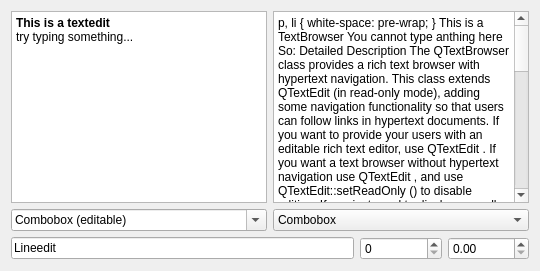
     <widget class="QWidget" name="tab_2">
      <attribute name="title">
       <string>Input</string>
      </attribute>
      <layout class="QGridLayout">
       <item row="0" column="0">
        <widget class="QTextEdit" name="textEdit">
         <property name="html">
          <string>&lt;!DOCTYPE HTML PUBLIC &quot;-//W3C//DTD HTML 4.0//EN&quot; &quot;http://www.w3.org/TR/REC-html40/strict.dtd&quot;&gt;
&lt;html&gt;&lt;head&gt;&lt;meta name=&quot;qrichtext&quot; content=&quot;1&quot; /&gt;&lt;style type=&quot;text/css&quot;&gt;
p, li { white-space: pre-wrap; }
&lt;/style&gt;&lt;/head&gt;&lt;body style=&quot; font-family:'Droid Sans'; font-size:9pt; font-weight:400; font-style:normal;&quot;&gt;
&lt;p style=&quot; margin-top:0px; margin-bottom:0px; margin-left:0px; margin-right:0px; -qt-block-indent:0; text-indent:0px;&quot;&gt;&lt;span style=&quot; font-family:'DejaVu Sans Condensed'; font-weight:600;&quot;&gt;This is a textedit&lt;/span&gt;&lt;/p&gt;
&lt;p style=&quot; margin-top:0px; margin-bottom:0px; margin-left:0px; margin-right:0px; -qt-block-indent:0; text-indent:0px;&quot;&gt;&lt;span style=&quot; font-family:'DejaVu Sans Condensed';&quot;&gt;try typing something...&lt;/span&gt;&lt;/p&gt;&lt;/body&gt;&lt;/html&gt;</string>
         </property>
        </widget>
       </item>
       <item row="0" column="1" colspan="3">
        <widget class="QTextBrowser" name="textBrowser">
         <property name="html">
          <string>&lt;!DOCTYPE HTML PUBLIC &quot;-//W3C//DTD HTML 4.0//EN&quot; &quot;http://www.w3.org/TR/REC-html40/strict.dtd&quot;&gt;
&lt;html&gt;&lt;head&gt;&lt;meta name=&quot;qrichtext&quot; content=&quot;1&quot; /&gt;&lt;style type=&quot;text/css&quot;&gt;
p, li { white-space: pre-wrap; }
&lt;/style&gt;&lt;/head&gt;&lt;body style=&quot; font-family:'Droid Sans'; font-size:9pt; font-weight:400; font-style:normal;&quot;&gt;
&lt;p style=&quot; margin-top:0px; margin-bottom:0px; margin-left:0px; margin-right:0px; -qt-block-indent:0; text-indent:0px;&quot;&gt;&lt;span style=&quot; font-family:'DejaVu Sans Condensed'; font-weight:600; text-decoration: underline;&quot;&gt;This is a TextBrowser&lt;/span&gt;&lt;/p&gt;
&lt;p style=&quot; margin-top:0px; margin-bottom:0px; margin-left:0px; margin-right:0px; -qt-block-indent:0; text-indent:0px;&quot;&gt;&lt;span style=&quot; font-family:'DejaVu Sans Condensed'; font-style:italic;&quot;&gt;You cannot type anthing here&lt;/span&gt;&lt;/p&gt;
&lt;p style=&quot;-qt-paragraph-type:empty; margin-top:0px; margin-bottom:0px; margin-left:0px; margin-right:0px; -qt-block-indent:0; text-indent:0px; font-family:'DejaVu Sans Condensed';&quot;&gt;&lt;br /&gt;&lt;/p&gt;
&lt;p style=&quot; margin-top:0px; margin-bottom:0px; margin-left:0px; margin-right:0px; -qt-block-indent:0; text-indent:0px;&quot;&gt;&lt;span style=&quot; font-family:'DejaVu Sans Condensed';&quot;&gt;So:&lt;/span&gt;&lt;/p&gt;
&lt;p style=&quot; margin-top:0px; margin-bottom:0px; margin-left:0px; margin-right:0px; -qt-block-indent:0; text-indent:0px;&quot;&gt;&lt;span style=&quot; font-family:'DejaVu Sans Condensed'; font-weight:600; &quot;&gt;Detailed Description&lt;/span&gt;&lt;/p&gt;
&lt;p style=&quot; margin:12px; margin-left:0px; margin-right:0px; -qt-block-indent:0; text-indent:0px;&quot;&gt;&lt;span style=&quot; font-family:'DejaVu Sans Condensed'; &quot;&gt;The QTextBrowser class provides a rich text browser with hypertext navigation.&lt;/span&gt;&lt;/p&gt;
&lt;p style=&quot; margin:12px; margin-left:0px; margin-right:0px; -qt-block-indent:0; text-indent:0px;&quot;&gt;&lt;span style=&quot; font-family:'DejaVu Sans Condensed'; &quot;&gt;This class extends &lt;/span&gt;&lt;a href=&quot;qtextedit.html&quot;&gt;&lt;span style=&quot; font-family:'DejaVu Sans Condensed'; text-decoration: underline; color:#004faf;&quot;&gt;QTextEdit&lt;/span&gt;&lt;/a&gt;&lt;span style=&quot; font-family:'DejaVu Sans Condensed'; &quot;&gt; (in read-only mode), adding some navigation functionality so that users can follow links in hypertext documents.&lt;/span&gt;&lt;/p&gt;
&lt;p style=&quot; margin:12px; margin-left:0px; margin-right:0px; -qt-block-indent:0; text-indent:0px;&quot;&gt;&lt;span style=&quot; font-family:'DejaVu Sans Condensed'; &quot;&gt;If you want to provide your users with an editable rich text editor, use &lt;/span&gt;&lt;a href=&quot;qtextedit.html&quot;&gt;&lt;span style=&quot; font-family:'DejaVu Sans Condensed'; text-decoration: underline; color:#004faf;&quot;&gt;QTextEdit&lt;/span&gt;&lt;/a&gt;&lt;span style=&quot; font-family:'DejaVu Sans Condensed'; &quot;&gt;. If you want a text browser without hypertext navigation use &lt;/span&gt;&lt;a href=&quot;qtextedit.html&quot;&gt;&lt;span style=&quot; font-family:'DejaVu Sans Condensed'; text-decoration: underline; color:#004faf;&quot;&gt;QTextEdit&lt;/span&gt;&lt;/a&gt;&lt;span style=&quot; font-family:'DejaVu Sans Condensed'; &quot;&gt;, and use &lt;/span&gt;&lt;a href=&quot;qtextedit.html#readOnly-prop&quot;&gt;&lt;span style=&quot; font-
family:'DejaVu Sans Condensed'; text-decoration: underline; color:#004faf;&quot;&gt;QTextEdit::setReadOnly&lt;/span&gt;&lt;/a&gt;&lt;span style=&quot; font-family:'DejaVu Sans Condensed'; &quot;&gt;() to disable editing. If you just need to display a small piece of rich text use &lt;/span&gt;&lt;a href=&quot;qlabel.html&quot;&gt;&lt;span style=&quot; font-family:'DejaVu Sans Condensed'; text-decoration: underline; color:#004faf;&quot;&gt;QLabel&lt;/span&gt;&lt;/a&gt;&lt;span style=&quot; font-family:'DejaVu Sans Condensed'; &quot;&gt;.&lt;/span&gt;&lt;a name=&quot;document-source-and-contents&quot;&gt;&lt;/a&gt;&lt;span style=&quot; font-family:'DejaVu Sans Condensed'; &quot;&gt; &lt;/span&gt;&lt;/p&gt;
&lt;p style=&quot; margin-top:14px; margin-bottom:12px; margin-left:0px; margin-right:0px; -qt-block-indent:0; text-indent:0px;&quot;&gt;&lt;span style=&quot; font-family:'DejaVu Sans Condensed'; font-weight:600; &quot;&gt;Document Source and Contents&lt;/span&gt;&lt;/p&gt;
&lt;p style=&quot; margin:12px; margin-left:0px; margin-right:0px; -qt-block-indent:0; text-indent:0px;&quot;&gt;&lt;span style=&quot; font-family:'DejaVu Sans Condensed'; &quot;&gt;The contents of &lt;/span&gt;&lt;a href=&quot;qtextedit.html&quot;&gt;&lt;span style=&quot; font-family:'DejaVu Sans Condensed'; text-decoration: underline; color:#004faf;&quot;&gt;QTextEdit&lt;/span&gt;&lt;/a&gt;&lt;span style=&quot; font-family:'DejaVu Sans Condensed'; &quot;&gt; are set with &lt;/span&gt;&lt;a href=&quot;qtextedit.html#html-prop&quot;&gt;&lt;span style=&quot; font-family:'DejaVu Sans Condensed'; text-decoration: underline; color:#004faf;&quot;&gt;setHtml&lt;/span&gt;&lt;/a&gt;&lt;span style=&quot; font-family:'DejaVu Sans Condensed'; &quot;&gt;() or &lt;/span&gt;&lt;a href=&quot;qtextedit.html#plainText-prop&quot;&gt;&lt;span style=&quot; font-family:'DejaVu Sans Condensed'; text-decoration: underline; color:#004faf;&quot;&gt;setPlainText&lt;/
span&gt;&lt;/a&gt;&lt;span style=&quot; font-family:'DejaVu Sans Condensed'; &quot;&gt;(), but QTextBrowser also implements the &lt;/span&gt;&lt;a href=&quot;qtextbrowser.html#source-prop&quot;&gt;&lt;span style=&quot; font-family:'DejaVu Sans Condensed'; text-decoration: underline; color:#004faf;&quot;&gt;setSource&lt;/span&gt;&lt;/a&gt;&lt;span style=&quot; font-family:'DejaVu Sans Condensed'; &quot;&gt;() function, making it possible to use a named document as the source text. The name is looked up in a list of search paths and in the directory of the current document factory.&lt;/span&gt;&lt;/p&gt;
&lt;p style=&quot; margin:12px; margin-left:0px; margin-right:0px; -qt-block-indent:0; text-indent:0px;&quot;&gt;&lt;span style=&quot; font-family:'DejaVu Sans Condensed'; &quot;&gt;If a document name ends with an anchor (for example, &amp;quot;&lt;/span&gt;&lt;span style=&quot; font-family:'Courier New,courier'; &quot;&gt;#anchor&amp;quot;&lt;/span&gt;&lt;span style=&quot; font-family:'DejaVu Sans Condensed'; &quot;&gt;), the text browser automatically scrolls to that position (using &lt;/span&gt;&lt;a href=&quot;qtextedit.html#scrollToAnchor&quot;&gt;&lt;span style=&quot; font-family:'DejaVu Sans Condensed'; text-decoration: underline; color:#004faf;&quot;&gt;scrollToAnchor&lt;/span&gt;&lt;/a&gt;&lt;span style=&quot; font-family:'DejaVu Sans Condensed'; &quot;&gt;()). When the user clicks on a hyperlink, the browser will call &lt;/span&gt;&lt;a href=&quot;qtextbrowser.html#source-prop&quot;&gt;&lt;span style=&quot; font-family:'
DejaVu Sans Condensed'; text-decoration: underline; color:#004faf;&quot;&gt;setSource&lt;/span&gt;&lt;/a&gt;&lt;span style=&quot; font-family:'DejaVu Sans Condensed'; &quot;&gt;() itself with the link's &lt;/span&gt;&lt;span style=&quot; font-family:'Courier New,courier'; &quot;&gt;href&lt;/span&gt;&lt;span style=&quot; font-family:'DejaVu Sans Condensed'; &quot;&gt; value as argument. You can track the current source by connecting to the &lt;/span&gt;&lt;a href=&quot;qtextbrowser.html#sourceChanged&quot;&gt;&lt;span style=&quot; font-family:'DejaVu Sans Condensed'; text-decoration: underline; color:#004faf;&quot;&gt;sourceChanged&lt;/span&gt;&lt;/a&gt;&lt;span style=&quot; font-family:'DejaVu Sans Condensed'; &quot;&gt;() signal.&lt;/span&gt;&lt;a name=&quot;navigation&quot;&gt;&lt;/a&gt;&lt;span style=&quot; font-family:'DejaVu Sans Condensed'; &quot;&gt; &lt;/span&gt;&lt;/p&gt;
&lt;p style=&quot; margin-top:14px; margin-bottom:12px; margin-left:0px; margin-right:0px; -qt-block-indent:0; text-indent:0px;&quot;&gt;&lt;span style=&quot; font-family:'DejaVu Sans Condensed'; font-weight:600; &quot;&gt;Navigation&lt;/span&gt;&lt;/p&gt;
&lt;p style=&quot; margin:12px; margin-left:0px; margin-right:0px; -qt-block-indent:0; text-indent:0px;&quot;&gt;&lt;span style=&quot; font-family:'DejaVu Sans Condensed'; &quot;&gt;QTextBrowser provides &lt;/span&gt;&lt;a href=&quot;qtextbrowser.html#backward&quot;&gt;&lt;span style=&quot; font-family:'DejaVu Sans Condensed'; text-decoration: underline; color:#004faf;&quot;&gt;backward&lt;/span&gt;&lt;/a&gt;&lt;span style=&quot; font-family:'DejaVu Sans Condensed'; &quot;&gt;() and &lt;/span&gt;&lt;a href=&quot;qtextbrowser.html#forward&quot;&gt;&lt;span style=&quot; font-family:'DejaVu Sans Condensed'; text-decoration: underline; color:#004faf;&quot;&gt;forward&lt;/span&gt;&lt;/a&gt;&lt;span style=&quot; font-family:'DejaVu Sans Condensed'; &quot;&gt;() slots which you can use to implement Back and Forward buttons. The &lt;/span&gt;&lt;a href=&quot;qtextbrowser.html#home&quot;&gt;&lt;span style=&quot; font-family:'DejaVu Sans Condensed';
text-decoration: underline; color:#004faf;&quot;&gt;home&lt;/span&gt;&lt;/a&gt;&lt;span style=&quot; font-family:'DejaVu Sans Condensed'; &quot;&gt;() slot sets the text to the very first document displayed. The &lt;/span&gt;&lt;a href=&quot;qtextbrowser.html#anchorClicked&quot;&gt;&lt;span style=&quot; font-family:'DejaVu Sans Condensed'; text-decoration: underline; color:#004faf;&quot;&gt;anchorClicked&lt;/span&gt;&lt;/a&gt;&lt;span style=&quot; font-family:'DejaVu Sans Condensed'; &quot;&gt;() signal is emitted when the user clicks an anchor. To override the default navigation behavior of the browser, call the &lt;/span&gt;&lt;a href=&quot;qtextbrowser.html#source-prop&quot;&gt;&lt;span style=&quot; font-family:'DejaVu Sans Condensed'; text-decoration: underline; color:#004faf;&quot;&gt;setSource&lt;/span&gt;&lt;/a&gt;&lt;span style=&quot; font-family:'DejaVu Sans Condensed'; &quot;&gt;() function to supply new document text in a slot connected to this signal.&lt;/
span&gt;&lt;/p&gt;
&lt;p style=&quot; margin:12px; margin-left:0px; margin-right:0px; -qt-block-indent:0; text-indent:0px;&quot;&gt;&lt;span style=&quot; font-family:'DejaVu Sans Condensed'; &quot;&gt;If you want to load documents stored in the Qt resource system use &lt;/span&gt;&lt;span style=&quot; font-family:'Courier New,courier'; &quot;&gt;qrc&lt;/span&gt;&lt;span style=&quot; font-family:'DejaVu Sans Condensed'; &quot;&gt; as the scheme in the URL to load. For example, for the document resource path &lt;/span&gt;&lt;span style=&quot; font-family:'Courier New,courier'; &quot;&gt;:/docs/index.html&lt;/span&gt;&lt;span style=&quot; font-family:'DejaVu Sans Condensed'; &quot;&gt; use &lt;/span&gt;&lt;span style=&quot; font-family:'Courier New,courier'; &quot;&gt;qrc:/docs/index.html&lt;/span&gt;&lt;span style=&quot; font-family:'DejaVu Sans Condensed'; &quot;&gt; as the URL with &lt;/span&gt;&lt;a href=&quot;qtextbrowser.html#source-prop&quot;&gt;&lt;span style=&quot; font-family:'DejaVu Sans Condensed'; text-decoration: underline; color:#004faf;&quot;&gt;setSource&lt;/span&gt;&lt;/a&gt;&lt;span style=&quot; font-family:'DejaVu Sans Condensed'; &quot;&gt;().&lt;/span&gt;&lt;/p&gt;
&lt;p style=&quot; margin:12px; margin-left:0px; margin-right:0px; -qt-block-indent:0; text-indent:0px;&quot;&gt;&lt;span style=&quot; font-family:'DejaVu Sans Condensed'; &quot;&gt;See also &lt;/span&gt;&lt;a href=&quot;qtextedit.html&quot;&gt;&lt;span style=&quot; font-family:'DejaVu Sans Condensed'; text-decoration: underline; color:#004faf;&quot;&gt;QTextEdit&lt;/span&gt;&lt;/a&gt;&lt;span style=&quot; font-family:'DejaVu Sans Condensed'; &quot;&gt; and &lt;/span&gt;&lt;a href=&quot;qtextdocument.html&quot;&gt;&lt;span style=&quot; font-family:'DejaVu Sans Condensed'; text-decoration: underline; color:#004faf;&quot;&gt;QTextDocument&lt;/span&gt;&lt;/a&gt;&lt;/p&gt;&lt;/body&gt;&lt;/html&gt;</string>
         </property>
        </widget>
       </item>
       <item row="1" column="0">
        <widget class="QComboBox" name="comboBox">
         <property name="editable">
          <bool>true</bool>
         </property>
         <item>
          <property name="text">
           <string>Combobox (editable)</string>
          </property>
         </item>
         <item>
          <property name="text">
           <string>Neues Element</string>
          </property>
         </item>
        </widget>
       </item>
       <item row="1" column="1" colspan="3">
        <widget class="QComboBox" name="comboBox_2">
         <item>
          <property name="text">
           <string>Combobox</string>
          </property>
         </item>
         <item>
          <property name="text">
           <string>Neues Element</string>
          </property>
         </item>
        </widget>
       </item>
       <item row="2" column="0" colspan="2">
        <widget class="QLineEdit" name="lineEdit">
         <property name="text">
          <string>Lineedit</string>
         </property>
        </widget>
       </item>
       <item row="2" column="2">
        <widget class="QSpinBox" name="spinBox"/>
       </item>
       <item row="2" column="3">
        <widget class="QDoubleSpinBox" name="doubleSpinBox"/>
       </item>
      </layout>
     </widget>
